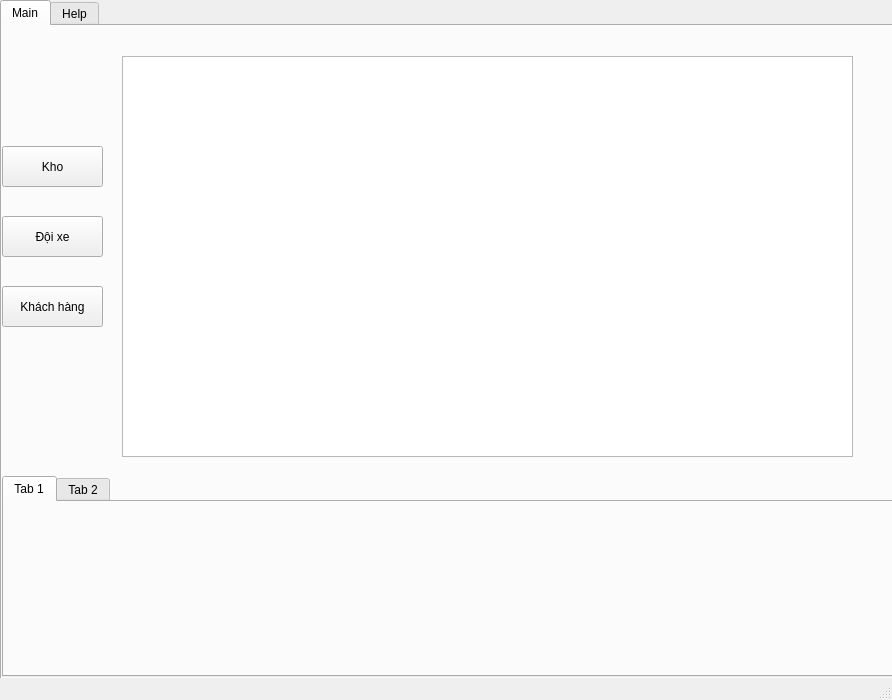
<?xml version="1.0" encoding="UTF-8"?>
<ui version="4.0">
 <class>MainWindow</class>
 <widget class="QMainWindow" name="MainWindow">
  <property name="geometry">
   <rect>
    <x>0</x>
    <y>0</y>
    <width>892</width>
    <height>700</height>
   </rect>
  </property>
  <property name="windowTitle">
   <string>MainWindow</string>
  </property>
  <widget class="QWidget" name="centralwidget">
   <widget class="QTabWidget" name="tabWidget">
    <property name="geometry">
     <rect>
      <x>0</x>
      <y>0</y>
      <width>900</width>
      <height>700</height>
     </rect>
    </property>
    <property name="currentIndex">
     <number>0</number>
    </property>
    <widget class="QWidget" name="tab">
     <attribute name="title">
      <string>Main</string>
     </attribute>
     <widget class="QPushButton" name="warehouseButton">
      <property name="geometry">
       <rect>
        <x>0</x>
        <y>120</y>
        <width>101</width>
        <height>41</height>
       </rect>
      </property>
      <property name="text">
       <string>Kho</string>
      </property>
     </widget>
     <widget class="QPushButton" name="carsButton">
      <property name="geometry">
       <rect>
        <x>0</x>
        <y>190</y>
        <width>101</width>
        <height>41</height>
       </rect>
      </property>
      <property name="text">
       <string>Đội xe</string>
      </property>
     </widget>
     <widget class="QPushButton" name="customersButton">
      <property name="geometry">
       <rect>
        <x>0</x>
        <y>260</y>
        <width>101</width>
        <height>41</height>
       </rect>
      </property>
      <property name="text">
       <string>Khách hàng</string>
      </property>
     </widget>
     <widget class="QTabWidget" name="tabWidget_2">
      <property name="geometry">
       <rect>
        <x>0</x>
        <y>450</y>
        <width>900</width>
        <height>201</height>
       </rect>
      </property>
      <widget class="QWidget" name="tab_11">
       <attribute name="title">
        <string>Tab 1</string>
       </attribute>
      </widget>
      <widget class="QWidget" name="tab_12">
       <attribute name="title">
        <string>Tab 2</string>
       </attribute>
      </widget>
     </widget>
     <widget class="QTableWidget" name="tableWidget">
      <property name="geometry">
       <rect>
        <x>120</x>
        <y>30</y>
        <width>731</width>
        <height>401</height>
       </rect>
      </property>
     </widget>
    </widget>
    <widget class="QWidget" name="tab_2">
     <attribute name="title">
      <string>Help</string>
     </attribute>
    </widget>
   </widget>
  </widget>
  <widget class="QStatusBar" name="statusbar"/>
 </widget>
 <resources/>
 <connections/>
</ui>
